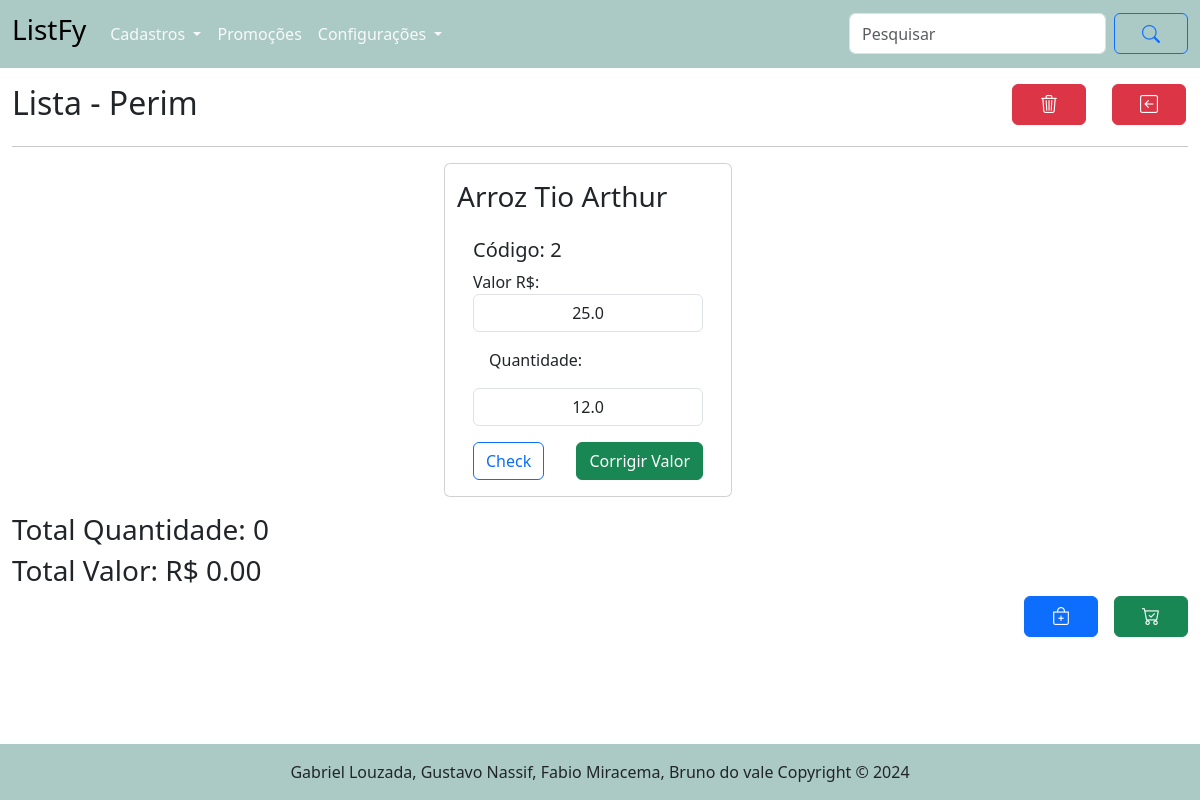
The app's page /lista/abrir/9, older data.
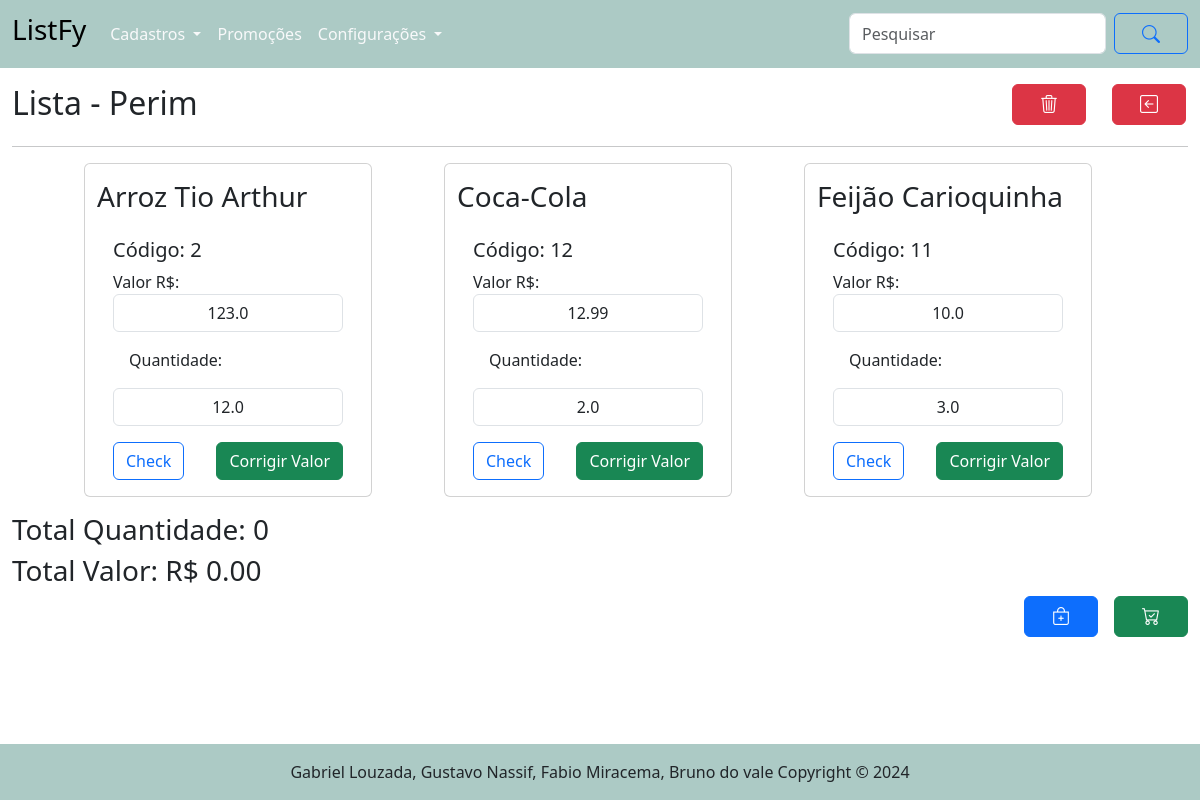
The same page, newer data.
### tables this page shows
CREATE TABLE "lista" (
	"id_lista"	      INTEGER,
	"estabelecimento"	TEXT    NOT NULL,
	"id_user"	        INTEGER NOT NULL,
  "status_lista"     		  INTEGER NOT NULL,
	FOREIGN KEY("id_user") REFERENCES "usuario"("id_user"),
	PRIMARY KEY("id_lista" AUTOINCREMENT)
);

CREATE TABLE "itens_lista" (
	"id_itens_lista"	INTEGER,
	"id_produto"	    INTEGER NOT NULL,
	"id_lista"	      INTEGER NOT NULL,
	"quantidade"	    REAL NOT NULL,
	"valor"	          REAL NOT NULL,
	FOREIGN KEY("id_produto") REFERENCES "produto"("id_produto"),
	FOREIGN KEY("id_lista") REFERENCES "lista"("id_lista"),
	PRIMARY KEY("id_itens_lista" AUTOINCREMENT));

CREATE TABLE "produto" (
	"id_produto"	INTEGER,
	"nome_produto"	TEXT NOT NULL,
	"id_categoria"	INTEGER NOT NULL,
	"valor_produto"	REAL NOT NULL,
	PRIMARY KEY("id_produto" AUTOINCREMENT),
	FOREIGN KEY("id_categoria") REFERENCES "categoria"("id_categoria")
);

### routes/lista_routes.py (the view)
@router.get("/abrir/{id_lista:int}",response_class=HTMLResponse)
async def get_abrir_lista(request:Request, id_lista: int=0 ):
    itens_lista = obter_itens_lista_nomes(id_lista)
    lista = obter_uma_lista(id_lista)
    return templates.TemplateResponse("/lista/listar_produtos.html", {"request":request, "itens_lista":itens_lista, "lista":lista})

### templates/lista/listar_produtos.html (shortened to what this page needs)
{% extends "base.html" %}
{% block conteudo %}
<main class="container-fluid">
    <div class="row mt-3 d-flex justify-content-between">
        <div class=" col-8 col-sm-10">
            <h2>Lista - {{ lista.estabelecimento }}</h2>
        </div>
        <div class="col-2 col-sm-1 ">
            <a href="/lista/remover_itens_lista/{{lista.id_lista}}" class="btn btn-danger"><i
                    class="bi bi-trash3"></i></a>
        </div>
        <div class="col-2 col-sm-1">
            <a href="/lista" class="btn btn-danger"><i class="bi bi-arrow-left-square"></i></a>
        </div>
    </div>
    <hr>
    <div class="row container-fluid d-flex justify-content-evenly">
        {% for p in itens_lista %}
        <div class="card col-12 mb-3" style="width: 18rem;">
            <form id="productForm" action="/itens_lista/post_alterar_itens_lista" method="post">
                <div>
                    <h3 class="mt-3">{{ p.nome_produto }}</h3>
                </div>
                <div class="card-body">
                    <h5>Código: {{ p.id_produto }}</h5>
                    <div>
                        <label for="valor_produto_{{ p.id_produto }}">Valor R$:</label>
                        <input style="text-align: center;" type="text" class="form-control"
                            id="valor_produto_{{ p.id_produto }}" name="valor_produto" value="{{ p.valor_produto }}">
                    </div>
                    <div>
                        <label for="quantidade_{{ p.id_produto }}" class="m-3">Quantidade:</label>
                        <input style="text-align: center;" type="text" class="form-control mb-3"
                            id="quantidade_{{ p.id_produto }}" name="quantidade" value="{{ p.quantidade }}">
                    </div>
                    <div class="col-12 d-flex justify-content-between">
                        <label class="btn btn-outline-primary" for="checkbox_{{ p.id_produto }}">Check</label>
                        <button class="btn btn-success" type="submit">Corrigir Valor</button>
                    </div>
                </div>
            </form>
        </div>
        {% endfor %}
    </div>
    <div class="row">
        <div class="col-12">
            <h3 id="total_quantidade">Total Produtos: 0</h3>
            <h3 id="total_valor">Total Valor: R$ 0.00</h3>
        </div>
        <div class="col-12 d-flex justify-content-end">
            <a href="/itens_lista/categorias/{{ lista.id_lista }}" class="btn btn-primary mx-3"><i class="bi bi-bag-plus"></i></a>
            <form action="/lista/post_fechar_lista" method="post">
                <button type="submit" class="btn btn-success"><i class="bi bi-cart-check"></i></button>
            </form>
        </div>
    </div>
</main>
{% endblock %}

### templates/base.html (shortened to what this page needs)
<!DOCTYPE html>
<html lang="pt-br">
<head>
    <link rel="stylesheet" href="/static/style/style.css">
    <link href="https://cdn.jsdelivr.net/npm/bootstrap@5.3.3/dist/css/bootstrap.min.css" rel="stylesheet">
    <link rel="stylesheet" href="https://cdn.jsdelivr.net/npm/bootstrap-icons@1.11.3/font/bootstrap-icons.min.css">
</head>
<body>
    {% include "header.html" %}
    {% block conteudo %}{% endblock %}
    {% include "footer.html" %}
</body>
</html>

### templates/header.html (shortened to what this page needs)
<header>
    <nav class="navbar navbar-expand-lg" style="background-color: #accac5;">
        <div class="container-fluid">
          <a class="navbar-brand" href="/">
            <h3>ListFy</h3>
          </a>
          <div class="collapse navbar-collapse" id="navbarSupportedContent">
            <ul class="navbar-nav me-auto mb-2 mb-lg-0">
              <li class="nav-item dropdown">
                <a class="nav-link dropdown-toggle text-light" href="#" id="navbarDropdownMenuLink" role="button" data-bs-toggle="dropdown" aria-expanded="false">
                  Cadastros
                </a>
              </li>
              <li class="nav-item">
                <a class="nav-link text-light" href="/promocao">Promoções</a>
              </li>
              <li class="nav-item dropdown">
                <a class="nav-link dropdown-toggle text-light" href="#" id="navbarDropdownMenuLink" role="button" data-bs-toggle="dropdown" aria-expanded="false">
                  Configurações
                </a>
            </ul>
            <form class="d-flex">
              <input class="form-control me-2" type="search" placeholder="Pesquisar" aria-label="Search">
              <button class="btn btn-outline-primary" type="submit"><i class="bi bi-search"></i></button>
            </form>
          </div>
        </div>
      </nav>
</header>

### templates/footer.html (shortened to what this page needs)
<div class="p-3 mt-5 ">
</div>
<footer class="bd-footer fixed-bottom" style="background-color: #accac5">
    <div class="d-flex justify-content-center mt-3">
        <p>Gabriel Louzada, Gustavo Nassif, Fabio Miracema, Bruno do vale Copyright &copy; 2024</p>
    </div>
</footer>

### static/style/style.css (style rules this page uses)
i { padding: 15px; font-size: 18px; }

Row changes from the older to the newer data that the page shows:
changed itens_lista "Arroz Tio Arthur": valor_produto "25.0" → "123.0"
added itens_lista: nome_produto "Coca-Cola", id_produto "12", valor_produto "12.99", quantidade "2.0"
added itens_lista: nome_produto "Feijão Carioquinha", id_produto "11", valor_produto "10.0", quantidade "3.0"
